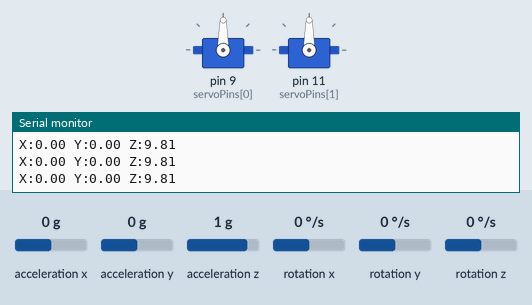
A sketch run on a simulated Arduino Uno, built with avr-gcc and run on an emulated ATmega328P. On the bench: 2 × servo, the last lines printed to the serial monitor. The inputs (shaded band) are chosen by the test bench; at power-on: acceleration z 1 g, acceleration x 0 g, acceleration y 0 g, rotation x 0 °/s, rotation y 0 °/s, rotation z 0 °/s.

Above: at 1.2 s.
1.3 s: acceleration z set to 0.2 g
2.8 s: acceleration z set to -0.1 g
At 3.7 s:
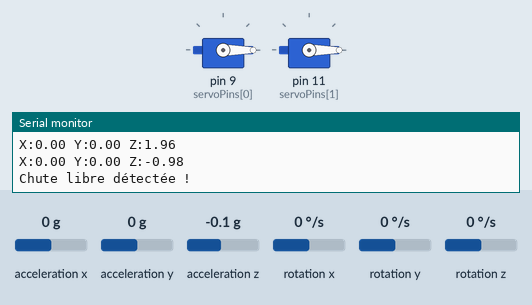
Timing chart, 0 to 5.8 s (numbered marks = the images above; inputs shaded):
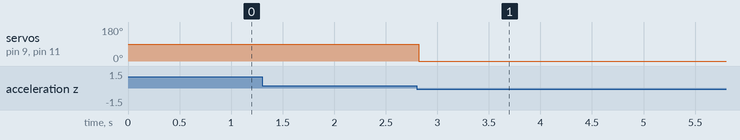

The sketch:

coque_magique.ino
```cpp
#include <Wire.h>
#include <MPU6050.h>
#include <Servo.h> // Bibliothèque pour le contrôle des servomoteurs

MPU6050 mpu;
Servo servos[3]; // Tableau pour stocker les instances des servomoteurs

const int servoPins[] = {9, 11}; // Broches des servomoteurs
const int pinCount = sizeof(servoPins) / sizeof(servoPins[0]); // Nombre de servomoteurs

// Fonction pour contrôler tous les servomoteurs simultanément
void controlServos(Servo servos[], int pinCount) {
  // Déplacer tous les servomoteurs à 90°
  for (int i = 0; i < pinCount; i++) {
    servos[i].write(0);
  }
  delay(10000);        // Maintenir la position pendant 1 seconde

  // Retourner tous les servomoteurs à la position initiale (0°)
  for (int i = 0; i < pinCount; i++) {
    servos[i].write(90);
  }
  delay(1000);        // Pause pour stabilisation
}

void setup() {
  Wire.begin();           // Initialisation du bus I2C
  Serial.begin(9600);     // Initialisation du port série
  mpu.initialize();       // Initialisation du MPU6050

  // Vérification de la connexion au capteur
  if (mpu.testConnection()) {
    Serial.println("MPU6050 prêt !");
  } else {
    Serial.println("Erreur : impossible de connecter le MPU6050.");
    while (1); // Boucle infinie en cas d'erreur
  }

  // Initialisation des servomoteurs
  for (int i = 0; i < pinCount; i++) {
    servos[i].attach(servoPins[i]); // Attacher chaque servomoteur à sa broche
    servos[i].write(90);             // Position initiale des servomoteurs
  }
}

void loop() {
  int16_t a_x, a_y, a_z;
  const float ACCEL_SENSITIVITY = 16384.0; // Sensibilité pour ±2g
  const float GRAVITY = 9.80665;           // Accélération gravitationnelle en m/s²

  // Lecture des valeurs d'accélération
  mpu.getAcceleration(&a_x, &a_y, &a_z);
  float ax = a_x * GRAVITY / ACCEL_SENSITIVITY;
  float ay = a_y * GRAVITY / ACCEL_SENSITIVITY;
  float az = a_z * GRAVITY / ACCEL_SENSITIVITY;

  // Afficher les valeurs sur le moniteur série
  Serial.print("X:"); Serial.print(ax); Serial.print(" ");
  Serial.print("Y:"); Serial.print(ay); Serial.print(" ");
  Serial.print("Z:"); Serial.println(az);

  // Détection de chute libre
  if (az <= 0) {
    Serial.println("Chute libre détectée !");
    controlServos(servos, pinCount); // Contrôler tous les servomoteurs simultanément
  }

  delay(50); // Petit délai pour éviter les surcharges
}
```

Measured:
- the behaviour switches between 0.1 and 0 g on acceleration z (found by bisection; images 0 and 1)
- after the input at 2.8 s, servo on pin 9 (servoPins[0]), servo on pin 11 (servoPins[1]): 90° → 0° at once
